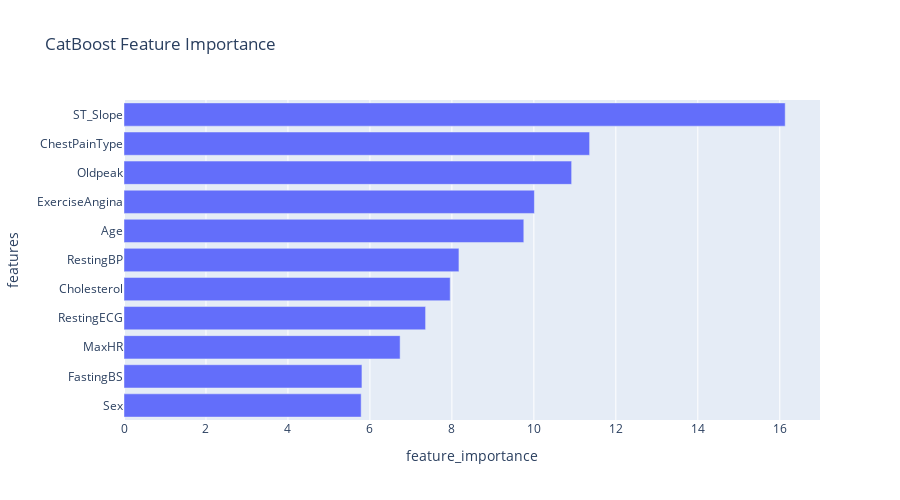

Notebook code for this chart:
### Markdown cell above
<a id='sect4-7'></a>
### <font color='darkgreen'>Feature Importance</font>
You can leverage <a href='https://catboost.ai/en/docs/concepts/python-reference_catboost_get_feature_importance'>get_feature_importance</a> to retrieve the calculated importance of features:

### Code cell
feature_importance = np.array(model.get_feature_importance())
features = np.array(X_train.columns)
fi={'features':features,'feature_importance':feature_importance}
df_fi = pd.DataFrame(fi)
df_fi.sort_values(by=['feature_importance'], ascending=True,inplace=True)
fig = px.bar(df_fi, x='feature_importance', y='features',title="CatBoost Feature Importance",height=500)
fig.show()

### Figure 1 — Plotly figure (JSON) as saved in the notebook; plotly's stock layout.template omitted (floating-point values rounded to 4 significant figures)
{"data": [{"alignmentgroup": "True", "hovertemplate": "feature_importance=%{x}<br>features=%{y}<extra></extra>", "legendgroup": "", "marker": {"color": "#636efa"}, "name": "", "offsetgroup": "", "orientation": "h", "showlegend": false, "textposition": "auto", "type": "bar", "x": [5.786, 5.805, 6.737, 7.358, 7.959, 8.172, 9.754, 10.01, 10.92, 11.36, 16.13], "xaxis": "x", "y": ["Sex", "FastingBS", "MaxHR", "RestingECG", "Cholesterol", "RestingBP", "Age", "ExerciseAngina", "Oldpeak", "ChestPainType", "ST_Slope"], "yaxis": "y"}], "layout": {"barmode": "relative", "height": 500, "legend": {"tracegroupgap": 0}, "title": {"text": "CatBoost Feature Importance"}, "xaxis": {"anchor": "y", "domain": [0, 1], "title": {"text": "feature_importance"}}, "yaxis": {"anchor": "x", "domain": [0, 1], "title": {"text": "features"}}}}
